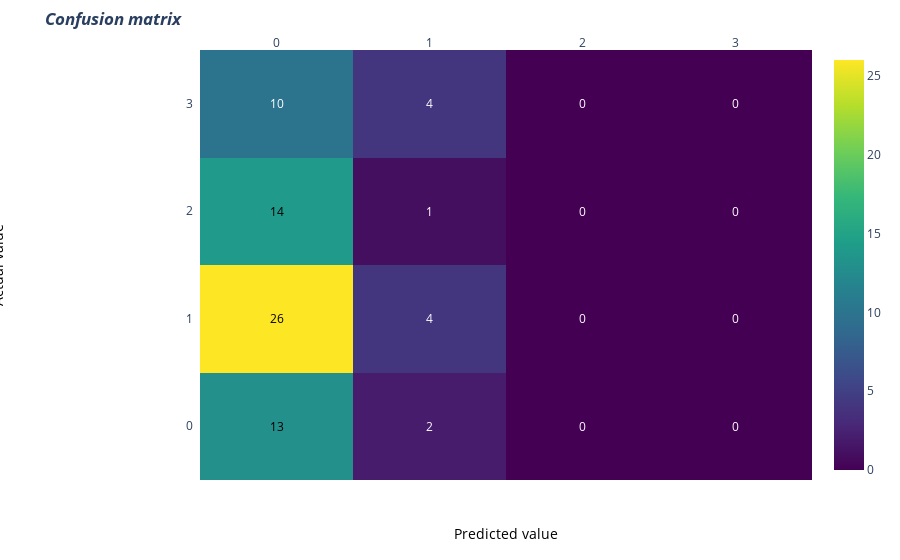

Notebook source saved alongside this figure:
### Code cell
import plotly.figure_factory as ff
# invert z idx values

z= cm

# invert z idx values
#z = z[::-1]

x= [0,1,2,3]
y1=x
#y =x[::-1].copy() # invert idx values of x
#print(y)
#y=x
# change each element of z to type string for annotations
z_text = [[str(y1) for y1 in x] for x in z]

# set up figure
fig = ff.create_annotated_heatmap(z, x=x, y=y1, annotation_text=z_text, colorscale='Viridis')

# add title
fig.update_layout(title_text='<i><b>Confusion matrix</b></i>',
                  #xaxis = dict(title='x'),
                  #yaxis = dict(title='x')
                 )

# add custom xaxis title
fig.add_annotation(dict(font=dict(color="black",size=14),
                        x=0.5,
                        y=-0.15,
                        showarrow=False,
                        text="Predicted value",
                        xref="paper",
                        yref="paper"))

# add custom yaxis title
fig.add_annotation(dict(font=dict(color="black",size=14),
                        x=-0.35,
                        y=0.5,
                        showarrow=False,
                        text="Actual value",
                        textangle=-90,
                        xref="paper",
                        yref="paper"))

# adjust margins to make room for yaxis title
fig.update_layout(margin=dict(t=50, l=200))

# add colorbar
fig['data'][0]['showscale'] = True
fig.show()

### Figure 1 — Plotly figure (JSON) as saved in the notebook; plotly's stock layout.template omitted (floating-point values rounded to 4 significant figures)
{"data": [{"colorscale": [[0, "#440154"], [0.1111, "#482878"], [0.2222, "#3e4989"], [0.3333, "#31688e"], [0.4444, "#26828e"], [0.5556, "#1f9e89"], [0.6667, "#35b779"], [0.7778, "#6ece58"], [0.8889, "#b5de2b"], [1, "#fde725"]], "reversescale": false, "showscale": true, "type": "heatmap", "x": [0, 1, 2, 3], "y": [0, 1, 2, 3], "z": [[13, 2, 0, 0], [26, 4, 0, 0], [14, 1, 0, 0], [10, 4, 0, 0]]}], "layout": {"annotations": [{"font": {"color": "#000000"}, "showarrow": false, "text": "13", "x": 0, "xref": "x", "y": 0, "yref": "y"}, {"font": {"color": "#FFFFFF"}, "showarrow": false, "text": "2", "x": 1, "xref": "x", "y": 0, "yref": "y"}, {"font": {"color": "#FFFFFF"}, "showarrow": false, "text": "0", "x": 2, "xref": "x", "y": 0, "yref": "y"}, {"font": {"color": "#FFFFFF"}, "showarrow": false, "text": "0", "x": 3, "xref": "x", "y": 0, "yref": "y"}, {"font": {"color": "#000000"}, "showarrow": false, "text": "26", "x": 0, "xref": "x", "y": 1, "yref": "y"}, {"font": {"color": "#FFFFFF"}, "showarrow": false, "text": "4", "x": 1, "xref": "x", "y": 1, "yref": "y"}, {"font": {"color": "#FFFFFF"}, "showarrow": false, "text": "0", "x": 2, "xref": "x", "y": 1, "yref": "y"}, {"font": {"color": "#FFFFFF"}, "showarrow": false, "text": "0", "x": 3, "xref": "x", "y": 1, "yref": "y"}, {"font": {"color": "#000000"}, "showarrow": false, "text": "14", "x": 0, "xref": "x", "y": 2, "yref": "y"}, {"font": {"color": "#FFFFFF"}, "showarrow": false, "text": "1", "x": 1, "xref": "x", "y": 2, "yref": "y"}, {"font": {"color": "#FFFFFF"}, "showarrow": false, "text": "0", "x": 2, "xref": "x", "y": 2, "yref": "y"}, {"font": {"color": "#FFFFFF"}, "showarrow": false, "text": "0", "x": 3, "xref": "x", "y": 2, "yref": "y"}, {"font": {"color": "#FFFFFF"}, "showarrow": false, "text": "10", "x": 0, "xref": "x", "y": 3, "yref": "y"}, {"font": {"color": "#FFFFFF"}, "showarrow": false, "text": "4", "x": 1, "xref": "x", "y": 3, "yref": "y"}, {"font": {"color": "#FFFFFF"}, "showarrow": false, "text": "0", "x": 2, "xref": "x", "y": 3, "yref": "y"}, {"font": {"color": "#FFFFFF"}, "showarrow": false, "text": "0", "x": 3, "xref": "x", "y": 3, "yref": "y"}, {"font": {"color": "black", "size": 14}, "showarrow": false, "text": "Predicted value", "x": 0.5, "xref": "paper", "y": -0.15, "yref": "paper"}, {"font": {"color": "black", "size": 14}, "showarrow": false, "text": "Actual value", "textangle": -90, "x": -0.35, "xref": "paper", "y": 0.5, "yref": "paper"}], "autosize": true, "margin": {"l": 200, "t": 50}, "title": {"text": "<i><b>Confusion matrix</b></i>"}, "xaxis": {"autorange": true, "dtick": 1, "gridcolor": "rgb(0, 0, 0)", "range": [-0.5, 3.5], "side": "top", "ticks": "", "type": "linear"}, "yaxis": {"autorange": true, "dtick": 1, "range": [-0.5, 3.5], "ticks": "", "ticksuffix": "  ", "type": "linear"}}}
